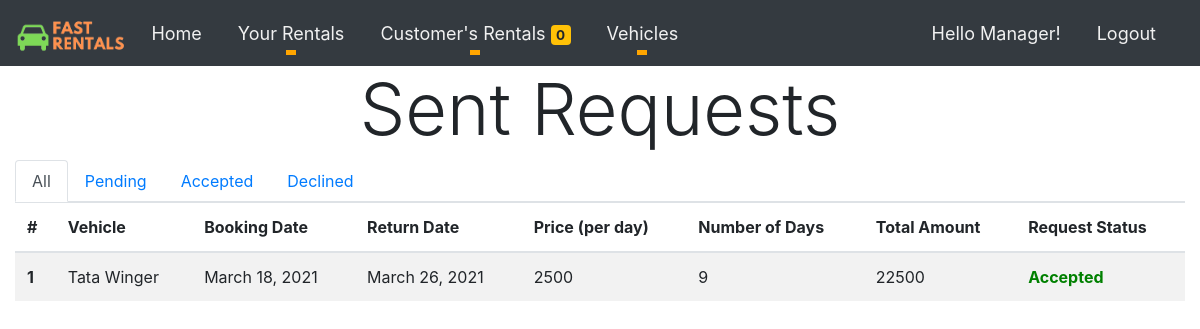
/Manager/SentRequests/ (signed in), run on the app's committed database.
### Manager/models.py (models this page shows, shortened)
class Manager(models.Model):
    Manager_id = models.AutoField
    Manager_firstname = models.CharField(max_length=60)
    Manager_lastname = models.CharField(max_length=60)
    Manager_address = models.CharField(max_length=600)
    Manager_email = models.CharField(max_length=100)
    Manager_password = models.CharField(max_length=32)
    Manager_dob = models.DateField()
    Manager_mobileno = models.CharField(max_length=10)
    Manager_gender = models.CharField(max_length=15)
    Manager_license = models.ImageField(upload_to='img/Manager_License/')
    Manager_agency = models.CharField(max_length=100,default="Fast Rentals")
    Manager_city = models.CharField(max_length=30)
    Manager_state = models.CharField(max_length=30)
    Manager_country = models.CharField(max_length=30)
    Manager_pincode = models.IntegerField()
    isOwner = models.BooleanField(default=False)

### RentVehicle/models.py (models this page shows, shortened)
class RentVehicle(models.Model):
    RentVehicle_id = models.AutoField
    RentVehicle_Date_of_Booking = models.DateField(blank=True,null=True)
    RentVehicle_Date_of_Return = models.DateField(blank=True,null=True)
    Total_days = models.IntegerField()
    Advance_amount = models.IntegerField(blank=True,null=True)
    RentVehicle_Total_amount = models.IntegerField(blank=True,null=True)
    isAvailable = models.BooleanField(default=True)
    isBillPaid = models.BooleanField(default=False)
    Vehicle_license_plate = models.CharField(max_length=30)
    customer_email = models.CharField(max_length=100)
    request_responded_by = models.CharField(max_length=100,blank=True,null=True)
    request_status = models.CharField(max_length=30,default="Pending")

### Vehicles/models.py (models this page shows, shortened)
class Vehicle(models.Model):
    Vehicle_id = models.AutoField
    Vehicle_name = models.CharField(max_length=60)
    Vehicle_company = models.CharField(max_length=60)
    Vehicle_model = models.CharField(max_length=60)
    Vehicle_type = models.CharField(max_length=20)
    Vehicle_fuel = models.CharField(max_length=10)
    Vehicle_No_of_Seats = models.IntegerField()
    Vehicle_color = models.CharField(max_length=20)
    Vehicle_license_plate = models.CharField(max_length=30)
    Vehicle_uploaded_by = models.CharField(max_length=100)
    Vehicle_image1 = models.ImageField(upload_to='img/Vehicle_images/')
    Vehicle_image2 = models.ImageField(upload_to='img/Vehicle_images/')
    Vehicle_image3 = models.ImageField(upload_to='img/Vehicle_images/')
    isGeared = models.BooleanField()
    Vehicle_description = models.CharField(max_length=1500)
    Vehicle_price = models.IntegerField()

### Manager/views.py (the view)
# urls.py: path('SentRequests/',views.SentRequests,name="SentRequests"),
def SentRequests(request):
    if('user_email' not in request.session):
        return redirect('/signin/')
    manager_email = request.session.get('user_email')
    manager = Manager.objects.get(Manager_email=manager_email)
    no_of_pending_request=count_pending_rent_request()
    rentvehicle = RentVehicle.objects.filter(customer_email=manager_email)
    if rentvehicle.exists():
        vehicle = Vehicle.objects.all()
        return render(request,'Manager_SentRequests.html',{'manager':manager,'rentvehicle':rentvehicle,'vehicle':vehicle,'no_of_pending_request':no_of_pending_request})
    else:
        Message = "You haven't rented any vehicle yet!!"
        return render(request,'Manager_SentRequests.html',{'manager':manager,'rentvehicle':rentvehicle,'Message':Message,'no_of_pending_request':no_of_pending_request})

### Manager/views.py (called while the page is built)
def count_pending_rent_request():
    no_of_pending_request=0
    rentvehicle = RentVehicle.objects.all()
    for rv in rentvehicle:
        if rv.request_status == "Pending":
            no_of_pending_request+=1
    return no_of_pending_request

### Manager/templates/Manager_SentRequests.html (shortened to what this page needs)
{%extends 'Only_manager_navbar.html'%} {% load static %}
    {% block name %}{{manager.Manager_firstname}}{%endblock%} {% block pagecontent %} {%if Message%}
    <div class="container mt-5">
        <div class="alert alert-warning" role="alert">
            <h4 class="alert-heading">NOT RENTED ANY YET!!</h4>
            <p>You haven't made any rent request yet</p>
            <hr>
            <p class="mb-0">We have every type of vehicles you need within your budget. Nice, Neat and tidy. Go and get one.
                <a href="/">Click here</a>
            </p>
        </div>
    </div>
    {%else%}
    <h1 class="display-3" style="text-align: center;">Sent Requests</h1>
    <nav>
        <div class="nav nav-tabs" id="nav-tab" role="tablist">
            <a class="nav-item nav-link active" id="nav-all-tab" data-toggle="tab" href="#nav-all" role="tab" aria-controls="nav-all" aria-selected="true">All</a>
            <a class="nav-item nav-link" id="nav-pending-tab" data-toggle="tab" href="#nav-pending" role="tab" aria-controls="nav-pending" aria-selected="false">Pending</a>
            <a class="nav-item nav-link" id="nav-accepted-tab" data-toggle="tab" href="#nav-accepted" role="tab" aria-controls="nav-accepted" aria-selected="false">Accepted</a>
            <a class="nav-item nav-link" id="nav-declined-tab" data-toggle="tab" href="#nav-declined" role="tab" aria-controls="nav-declined" aria-selected="false">Declined</a>
        </div>
    </nav>
    <div class="tab-content" id="nav-tabContent">
        <div class="tab-pane fade show active" id="nav-all" role="tabpanel" aria-labelledby="nav-all-tab">
            <table class="table table-striped">
                <thead>
                    <tr>
                        <th scope="col">#</th>
                        <th scope="col">Vehicle</th>
                        <th scope="col">Booking Date</th>
                        <th scope="col">Return Date</th>
                        <th scope="col">Price (per day)</th>
                        <th scope="col">Number of Days</th>
                        <th scope="col">Total Amount</th>
                        <th scope="col">Request Status</th>
                    </tr>
                </thead>
                <tbody>
                    {% for rv in rentvehicle %}
                    <tr>
                        <th scope="row">{{forloop.counter}}</th>
                        {%for veh in vehicle%} {%if veh.Vehicle_license_plate == rv.Vehicle_license_plate%}
                        <td>{{veh.Vehicle_name}}</td>
                        {%endif%} {%endfor%}
                        <td>{{rv.RentVehicle_Date_of_Booking}}</td>
                        <td>{{rv.RentVehicle_Date_of_Return}}</td>
                        {%for veh in vehicle%} {%if veh.Vehicle_license_plate == rv.Vehicle_license_plate%}
                        <td>{{veh.Vehicle_price}}</td>
                        {%endif%} {%endfor%}
                        <td>{{rv.Total_days}}</td>
                        <td>{{rv.RentVehicle_Total_amount}}</td>
                        {%if rv.request_status == "Accepted"%}
                        <td style="color: green; font-weight: bolder;">{{rv.request_status}}</td>
                        {%elif rv.request_status == "Declined"%}
                        <td style="color: red; font-weight: bolder;">{{rv.request_status}}</td>
                        {%elif rv.request_status == "Pending"%}
                        <td><span style="color: chocolate; font-weight: bolder;">Pending <a class="btn btn-danger"
                                    href="/RentVehicle/CancelRequest?id={{rv.id}}">Cancel</a></td>
                        {%endif%}
                    </tr>
                    {% endfor %}
                </tbody>
            </table>
        </div>
    </div>
    {%endif%} {% endblock pagecontent %}

### data on the page
Manager: Manager_firstname "Manager"
RentVehicle: RentVehicle_Date_of_Booking "March 18, 2021", RentVehicle_Date_of_Return "March 26, 2021", Total_days "9", RentVehicle_Total_amount "22500", request_status "Accepted"
Vehicle: Vehicle_name "Tata Winger", Vehicle_price "2500"

### other printed values
{{ no_of_pending_request }} "0"
